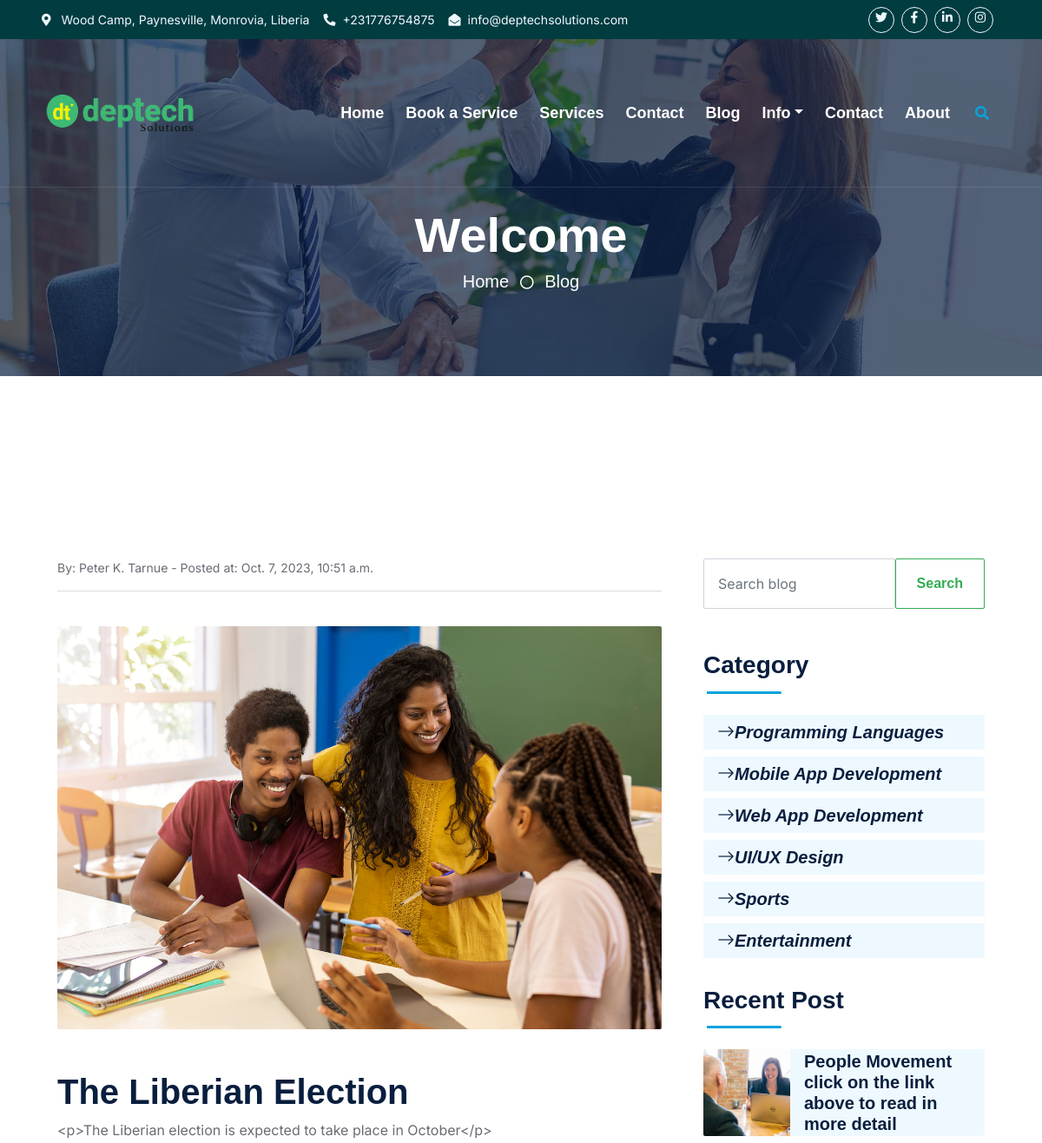
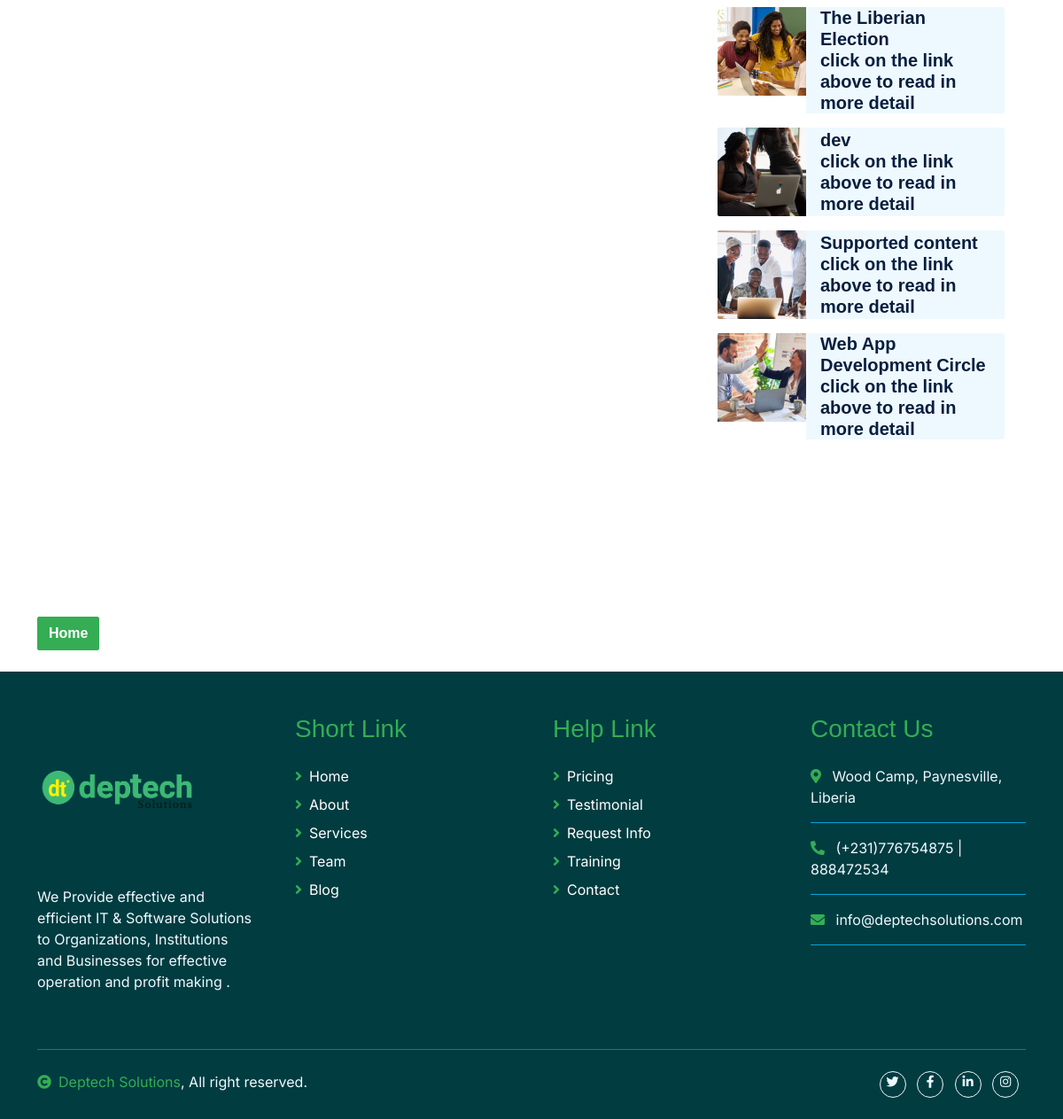
/postdetai/4, run on the app's committed database (2 pictures, top to bottom).
### deptechNewApp/models.py (models this page shows, shortened)
class Post(models.Model):
    title = models.CharField(max_length=225)
    title_tag = models.CharField(max_length=225)
    slug = models.SlugField()
    author = models.ForeignKey(User, on_delete=models.CASCADE)
    body = RichTextField(blank=True, null=True)
    created_at = models.DateTimeField(auto_now_add=True)
    likes = models.ManyToManyField(User, related_name="blog_posts")
    category = models.ForeignKey(
        Category, on_delete=models.CASCADE, related_name="posts"
    )
    header_image = models.ImageField(null=True, blank=True, upload_to="feature_images/")
    snippet = models.CharField(
        max_length=2000, default="click on the link above to read in more detail"
    )
    class Meta:
        ordering = ("-created_at",)

class Category(models.Model):
    name = models.CharField(max_length=200)
    slug = models.SlugField(max_length=200)
    class Meta:
        verbose_name_plural = "Categories"
    def __str__(self):
        return self.name

### deptechNewApp/views.py (the view)
# urls.py: path("postdetai/<int:pk>", views.PostDetailView.as_view(), name="postdetail"),
class PostDetailView(generic.DetailView):
    model = Post
    paginate_by = 4
    template_name = "blog_details.html"
    def get_context_data(self, **kwargs):
        context = super().get_context_data(**kwargs)
        context["categories_list"] = Category.objects.all()
        context["post_list"] = Post.objects.all()
        return context

### deptechNewApp/templates/blog_details.html (shortened to what this page needs)
{% extends 'base.html' %}
{% load static %}
{% block content %}
    <div class="container-fluid py-5 wow fadeInUp" data-wow-delay="0.1s">
        <div class="container py-5">
            <div class="row g-5">
                <div class="col-lg-8">
                    <div class="mb-5">
                        <small>By: {{ post.author.first_name }} {{ post.author.last_name }} - Posted at: {{ post.created_at }}</small>  <hr> <br>
                        <img class="img-fluid w-100 rounded mb-5" src="{{ post.header_image.url }}" alt="">
                         <h1>{{ post.title }}</h1>
                         <p>{{ post.body }}</p>
                    </div>
                </div>
                <div class="col-lg-4">
                    <form class="d-flex mb-5 wow slideInUp" method="POST" action="{% url 'search-bar' %}" data-wow-delay="0.1s">
                        <input class="form-control p-3" type="search" placeholder="Search blog" aria-label="Search" name="searched">
                        <button class="btn btn-outline-secondary px-4" type="submit">Search</button>
                    </form>
                    <div class="section-title section-title-sm position-relative pb-3 mb-4">
                        <h3 class="mb-0">Category</h3>
                    </div>
                    {% for cats in categories_list %}
                        <a class="h5 fw-semi-bold rounded py-2 px-3 mb-2 wow slideInup link-animated d-flex flex-column bg-light" href="{% url 'postcategory' cats.pk %}">
                            <i class="bi bi-arrow-right me-2">{{ cats }}</i>
                        </a>
                    {% endfor %}
                    <br>
                    <div class="mb-5 wow slideInUp" data-wow-delay="0.1s">
                        <div class="section-title section-title-sm position-relative pb-3 mb-4">
                            <h3 class="mb-0">Recent Post</h3>
                        </div>
                        {% for post in post_list %}
                            <div class="d-flex rounded overflow-hidden mb-3">
                                <img class="img-fluid" src="{{ post.header_image.url }}" style="width: 100px; height: 100px; object-fit: cover;" alt="">
                                <a href="{% url 'postdetail' post.pk %}" class="h5 fw-semi-bold d-flex align-items-center bg-light px-3 mb-0">
                                    {{ post.title }} <br>
                                    {{post.snippet }}
                                </a>
                            </div>
                        {% endfor %}
                        <div class="col-12 wow slideInUp" data-wow-delay="0.1s" style="width: 100px; height: 40px;">
                        </div>
                    </div>
                </div>
            </div>
        </div>
    </div>
    <a class="btn btn-secondary" href="{% url 'blogposts' %}">Home</a> <br><br>
{% endblock %}

### static/css23/style.css (style rules this page uses)
h1, h2, .fw-bold { font-weight: 800 !important; }
h3, h4, .fw-semi-bold { font-weight: 700 !important; }
.btn { font-family: 'Nunito', sans-serif; font-weight: 600; transition: .5s; }
.btn-primary, .btn-secondary { color: #FFFFFF; box-shadow: inset 0 0 0 50px transparent; }
.section-title::before { position: absolute; content: ""; width: 150px; height: 5px; left: 0; bottom: 0; background: var(--primary); border-radius: 2px; }
.section-title.section-title-sm::before { width: 90px; height: 3px; }
.section-title::after { position: absolute; content: ""; width: 6px; height: 5px; bottom: 0px; background: #FFFFFF; -webkit-animation: section-title-run 5s infinite linear; animation: section-title-run 5s infinite linear; }
.section-title.section-title-sm::after { width: 4px; height: 3px; }
.section-title.section-title-sm::after { -webkit-animation: section-title-run-sm 5s infinite linear; animation: section-title-run-sm 5s infinite linear; }

### deptechNewApp/templates/base.html (style rules this page uses)
.body-font { font-family: 'Inter', sans-serif; }

### data on the page
Post: author.first_name "Peter K.", author.last_name "Tarnue", created_at "Oct. 7, 2023, 10:51 a.m.", header_image (picture), title "The Liberian Election", body "<p>The Liberian election is expected to take place in October</p>", snippet "click on the link above to read in more detail"
Category: name "Programming Languages"
Category: name "Mobile App Development"
Category: name "Web App Development"
Category: name "UI/UX Design"
Category: name "Sports"
Category: name "Entertainment"
Post: header_image (picture), title "People Movement", snippet "click on the link above to read in more detail"
Post: header_image (picture), title "dev", snippet "click on the link above to read in more detail"
Post: header_image (picture), title "Supported content", snippet "click on the link above to read in more detail"
Post: header_image (picture), title "Web App Development Circle", snippet "click on the link above to read in more detail"
